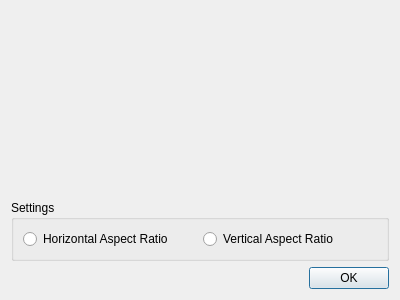
<?xml version="1.0" encoding="UTF-8"?>
<ui version="4.0">
 <class>ImportDialog</class>
 <widget class="QDialog" name="ImportDialog">
  <property name="geometry">
   <rect>
    <x>0</x>
    <y>0</y>
    <width>400</width>
    <height>300</height>
   </rect>
  </property>
  <property name="windowTitle">
   <string>Dialog</string>
  </property>
  <layout class="QVBoxLayout" name="vlImport">
   <item>
    <widget class="QLabel" name="labPicture">
     <property name="sizePolicy">
      <sizepolicy hsizetype="Preferred" vsizetype="Expanding">
       <horstretch>0</horstretch>
       <verstretch>0</verstretch>
      </sizepolicy>
     </property>
     <property name="text">
      <string/>
     </property>
    </widget>
   </item>
   <item>
    <widget class="QGroupBox" name="gbSettings">
     <property name="title">
      <string>Settings</string>
     </property>
     <layout class="QGridLayout" name="gridLayout">
      <item row="0" column="0">
       <widget class="QRadioButton" name="rbHorizontal">
        <property name="text">
         <string>Horizontal Aspect Ratio</string>
        </property>
       </widget>
      </item>
      <item row="0" column="1">
       <widget class="QRadioButton" name="rbVertical">
        <property name="text">
         <string>Vertical Aspect Ratio</string>
        </property>
       </widget>
      </item>
     </layout>
    </widget>
   </item>
   <item>
    <layout class="QHBoxLayout" name="hlButtons">
     <item>
      <spacer name="hsButtons">
       <property name="orientation">
        <enum>Qt::Horizontal</enum>
       </property>
       <property name="sizeHint" stdset="0">
        <size>
         <width>0</width>
         <height>0</height>
        </size>
       </property>
      </spacer>
     </item>
     <item>
      <widget class="QPushButton" name="cmdOK">
       <property name="text">
        <string>OK</string>
       </property>
      </widget>
     </item>
    </layout>
   </item>
  </layout>
 </widget>
 <resources/>
 <connections/>
</ui>
